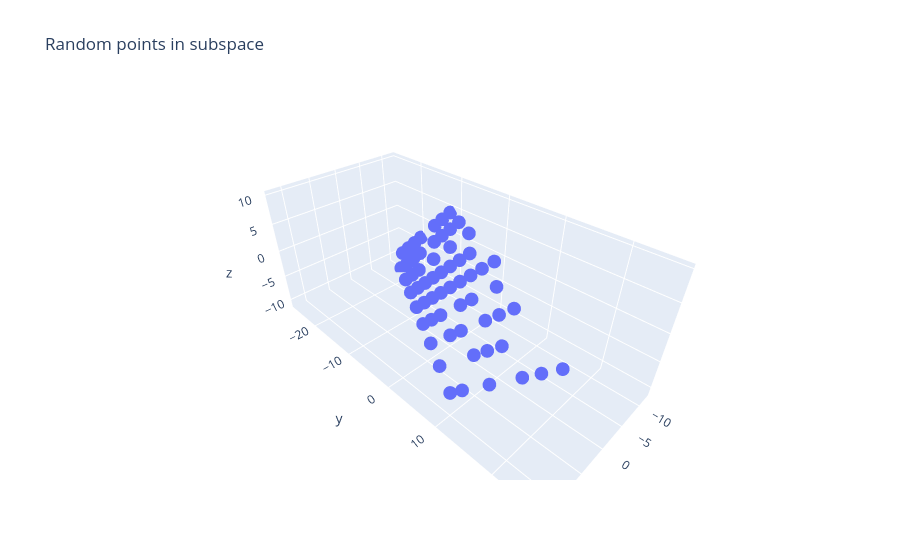

The code cell stored with this chart in its notebook:
### Code cell
import numpy as np
import matplotlib.pyplot as plt
import random

rand_list_a = [random.randint(-4,4) for _ in range(100)]
rand_list_b = [random.randint(-4,4) for _ in range(100)]
the_first = np.array([3, 5, 1])
the_second = np.array([0, 2, 2])
new_vecs = []

for i in range(100):
    point = rand_list_a[i] * the_first + rand_list_b[i] * the_second
    new_vecs.append(point)
new_vecs = np.array(new_vecs)


import plotly.express as px
import pandas as pd

# Create dataframe
df = pd.DataFrame(new_vecs, columns=['x', 'y','z'])

# ONE LINE PLOT!
fig = px.scatter_3d(df, x='x', y='y', z='z', title='Random points in subspace')
fig.show()

### Figure 1 — Plotly figure (JSON) as saved in the notebook; plotly's stock layout.template omitted (floating-point values rounded to 4 significant figures)
{"data": [{"hovertemplate": "x=%{x}<br>y=%{y}<br>z=%{z}<extra></extra>", "legendgroup": "", "marker": {"color": "#636efa", "symbol": "circle"}, "mode": "markers", "name": "", "scene": "scene", "showlegend": false, "type": "scatter3d", "x": [9, 3, 9, -9, 0, 12, -6, 0, -12, 12, 0, -9, -6, -9, 9, 0, 6, 3, 9, -6, -6, 0, 9, 0, 0, 3, -9, 0, 0, -9, 0, -6, -12, 9, 0, 12, -9, 3, -9, 0, 0, -12, -3, 0, 12, 3, 3, -6, -9, -3, -9, 12, 9, -3, -6, 6, 3, 12, -6, 6, -6, 6, -3, -12, 0, -3, -6, 9, 3, 12, -3, -3, -12, -9, -6, -12, -9, -3, 0, -3, -12, -6, -12, 3, -9, -3, -12, 6, -12, -3, 0, 3, -6, -12, 0, 3, -12, 6, 0, -6], "y": [17, -1, 7, -17, -6, 24, -10, -4, -22, 12, 4, -19, -14, -7, 15, 4, 6, 11, 7, -16, -14, -8, 7, 2, -2, -3, -23, 8, -4, -13, 6, -14, -14, 15, 4, 22, -21, 1, -9, 0, -6, -20, 1, 0, 18, 7, 7, -14, -21, -9, -23, 14, 13, -7, -18, 2, 11, 26, -6, 12, -2, 8, -1, -14, 2, -13, -16, 7, 7, 22, -3, -11, -12, -23, -6, -14, -23, -11, 0, -5, -16, -18, -20, 7, -11, -3, -26, 16, -16, -7, 4, 5, -10, -24, 6, 7, -16, 14, -2, -2], "z": [5, -5, -5, -5, -6, 8, -2, -4, -6, -4, 4, -7, -6, 5, 3, 4, -2, 7, -5, -8, -6, -8, -5, 2, -2, -7, -11, 8, -4, -1, 6, -6, 2, 3, 4, 6, -9, -3, 3, 0, -6, -4, 5, 0, 2, 3, 3, -6, -9, -5, -11, -2, 1, -3, -10, -6, 7, 10, 2, 4, 6, 0, 3, 2, 2, -9, -8, -5, 3, 6, 1, -7, 4, -11, 2, 2, -11, -7, 0, -1, 0, -10, -4, 3, 1, 1, -10, 8, 0, -3, 4, 1, -2, -8, 6, 3, 0, 6, -2, 6]}], "layout": {"legend": {"tracegroupgap": 0}, "scene": {"domain": {"x": [0, 1], "y": [0, 1]}, "xaxis": {"title": {"text": "x"}}, "yaxis": {"title": {"text": "y"}}, "zaxis": {"title": {"text": "z"}}}, "title": {"text": "Random points in subspace"}}}
